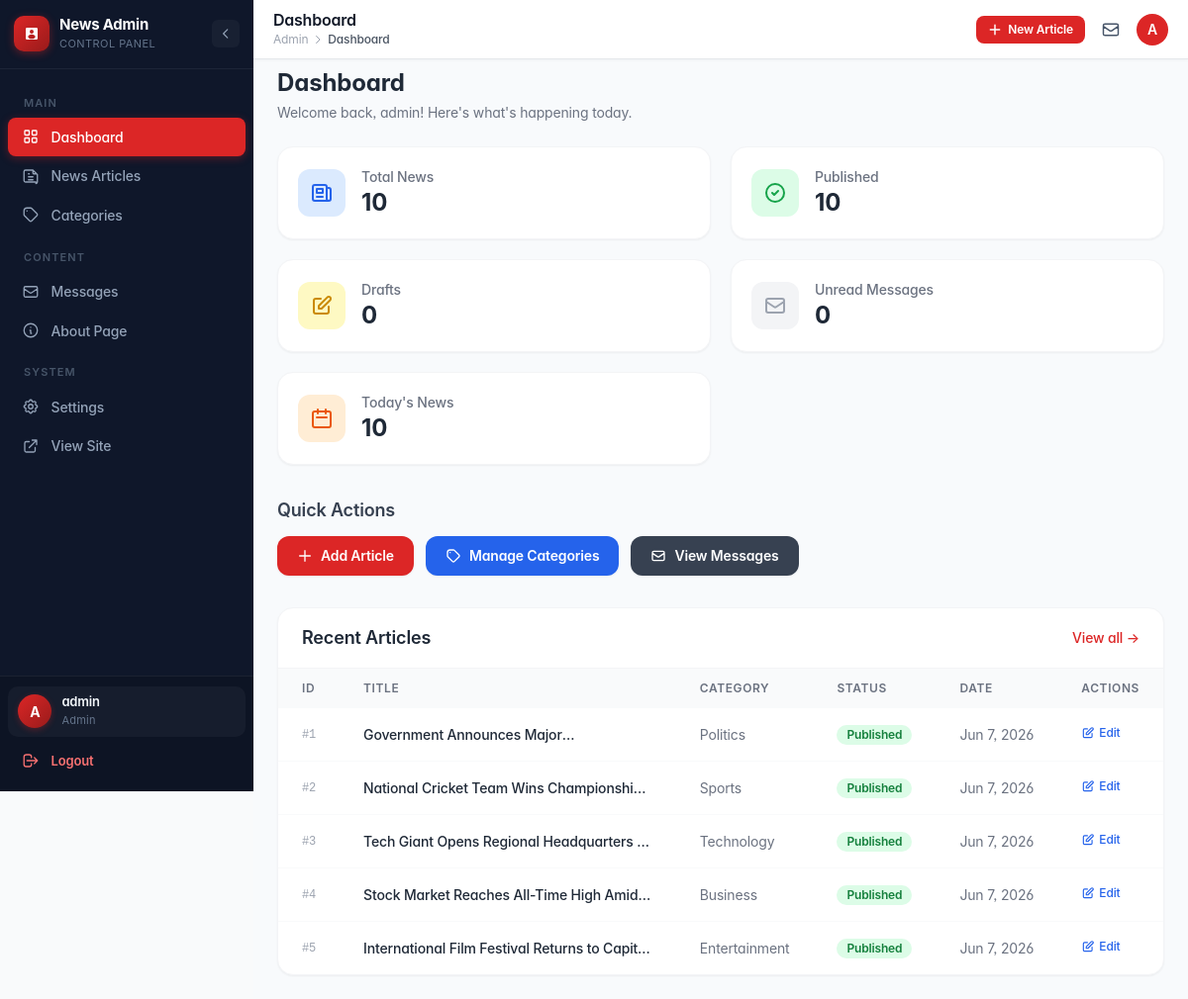
The page /admin/index.php (signed in) on the database its author committed.
### tables this page shows
CREATE TABLE IF NOT EXISTS news (
    id           INT UNSIGNED NOT NULL AUTO_INCREMENT,
    category_id  INT UNSIGNED          DEFAULT NULL,
    title        VARCHAR(300) NOT NULL,
    slug         VARCHAR(320) NOT NULL,
    summary      TEXT,
    body         LONGTEXT     NOT NULL,
    image        VARCHAR(255)          DEFAULT NULL,
    author       VARCHAR(120) NOT NULL DEFAULT 'Admin',
    status       ENUM('draft','published') NOT NULL DEFAULT 'draft',
    is_featured  TINYINT(1)   NOT NULL DEFAULT 0,
    is_breaking  TINYINT(1)   NOT NULL DEFAULT 0,
    views        INT UNSIGNED NOT NULL DEFAULT 0,
    published_at DATETIME              DEFAULT NULL,
    created_at   DATETIME     NOT NULL DEFAULT CURRENT_TIMESTAMP,
    updated_at   DATETIME     NOT NULL DEFAULT CURRENT_TIMESTAMP ON UPDATE CURRENT_TIMESTAMP,
    PRIMARY KEY (id),
    UNIQUE KEY uq_news_slug        (slug),
    KEY idx_news_category_id       (category_id),
    KEY idx_news_status            (status),
    KEY idx_news_is_featured       (is_featured),
    KEY idx_news_is_breaking       (is_breaking),
    KEY idx_news_published_at      (published_at),
    CONSTRAINT fk_news_category FOREIGN KEY (category_id) REFERENCES categories (id) ON DELETE SET NULL ON UPDATE CASCADE
);

CREATE TABLE IF NOT EXISTS categories (
    id         INT UNSIGNED NOT NULL AUTO_INCREMENT,
    name       VARCHAR(100) NOT NULL,
    slug       VARCHAR(120) NOT NULL,
    status     TINYINT(1)   NOT NULL DEFAULT 1,
    created_at DATETIME     NOT NULL DEFAULT CURRENT_TIMESTAMP,
    updated_at DATETIME     NOT NULL DEFAULT CURRENT_TIMESTAMP ON UPDATE CURRENT_TIMESTAMP,
    PRIMARY KEY (id),
    UNIQUE KEY uq_categories_slug (slug),
    KEY idx_categories_status (status)
);

### admin/index.php (the view, shortened to what this page needs)
<?php
require_once '../includes/db.php';
$totalNews    = $pdo->query("SELECT COUNT(*) FROM news")->fetchColumn();
$published    = $pdo->query("SELECT COUNT(*) FROM news WHERE status = 'published'")->fetchColumn();
$drafts       = $pdo->query("SELECT COUNT(*) FROM news WHERE status = 'draft'")->fetchColumn();
$unreadMsgs   = $pdo->query("SELECT COUNT(*) FROM contacts WHERE is_read = 0")->fetchColumn();
$todayNews    = $pdo->query("SELECT COUNT(*) FROM news WHERE DATE(created_at) = CURDATE()")->fetchColumn();
$recentStmt = $pdo->query(
    "SELECT n.id, n.title, n.status, n.created_at, n.views, c.name AS category_name
     FROM news n
     LEFT JOIN categories c ON n.category_id = c.id
     ORDER BY n.created_at DESC
     LIMIT 5"
);
$recentArticles = $recentStmt->fetchAll();
require_once '../components/admin-header.php';
?>
<div class="flex min-h-screen bg-gray-50">
    <?php require_once '../components/admin-sidebar.php'; ?>
    <main class="flex-1 p-6 overflow-auto">
        <div class="mb-6">
            <h1 class="text-2xl font-bold text-gray-800">Dashboard</h1>
            <p class="text-gray-500 text-sm mt-1">Welcome back, <?= htmlspecialchars($_SESSION['admin_username'] ?? 'Admin', ENT_QUOTES, 'UTF-8') ?>! Here's what's happening today.</p>
        </div>
        <div class="grid grid-cols-1 sm:grid-cols-2 xl:grid-cols-3 gap-5 mb-8">
            <div class="bg-white rounded-2xl shadow-sm border border-gray-100 p-5 flex items-center gap-4 hover:shadow-md transition-shadow">
                <div class="w-12 h-12 rounded-xl bg-blue-100 flex items-center justify-center flex-shrink-0">
                    <svg class="w-6 h-6 text-blue-600" fill="none" stroke="currentColor" viewBox="0 0 24 24">
                        <path stroke-linecap="round" stroke-linejoin="round" stroke-width="2"
                              d="M19 20H5a2 2 0 01-2-2V6a2 2 0 012-2h10a2 2 0 012 2v1m2 13a2 2 0 01-2-2V7m2 13a2 2 0 002-2V9a2 2 0 00-2-2h-2m-4-3H9M7 16h6M7 8h6v4H7V8z"/>
                    </svg>
                </div>
                <div>
                    <p class="text-sm text-gray-500 font-medium">Total News</p>
                    <p class="text-2xl font-bold text-gray-800"><?= number_format((int)$totalNews) ?></p>
                </div>
            </div>
            <div class="bg-white rounded-2xl shadow-sm border border-gray-100 p-5 flex items-center gap-4 hover:shadow-md transition-shadow">
                <div class="w-12 h-12 rounded-xl bg-green-100 flex items-center justify-center flex-shrink-0">
                    <svg class="w-6 h-6 text-green-600" fill="none" stroke="currentColor" viewBox="0 0 24 24">
                        <path stroke-linecap="round" stroke-linejoin="round" stroke-width="2"
                              d="M9 12l2 2 4-4m6 2a9 9 0 11-18 0 9 9 0 0118 0z"/>
                    </svg>
                </div>
                <div>
                    <p class="text-sm text-gray-500 font-medium">Published</p>
                    <p class="text-2xl font-bold text-gray-800"><?= number_format((int)$published) ?></p>
                </div>
            </div>
            <div class="bg-white rounded-2xl shadow-sm border border-gray-100 p-5 flex items-center gap-4 hover:shadow-md transition-shadow">
                <div class="w-12 h-12 rounded-xl bg-yellow-100 flex items-center justify-center flex-shrink-0">
                    <svg class="w-6 h-6 text-yellow-600" fill="none" stroke="currentColor" viewBox="0 0 24 24">
                        <path stroke-linecap="round" stroke-linejoin="round" stroke-width="2"
                              d="M11 5H6a2 2 0 00-2 2v11a2 2 0 002 2h11a2 2 0 002-2v-5m-1.414-9.414a2 2 0 112.828 2.828L11.828 15H9v-2.828l8.586-8.586z"/>
                    </svg>
                </div>
                <div>
                    <p class="text-sm text-gray-500 font-medium">Drafts</p>
                    <p class="text-2xl font-bold text-gray-800"><?= number_format((int)$drafts) ?></p>
                </div>
            </div>
            <div class="bg-white rounded-2xl shadow-sm border border-gray-100 p-5 flex items-center gap-4 hover:shadow-md transition-shadow <?= $unreadMsgs > 0 ? 'ring-2 ring-red-200' : '' ?>">
                <div class="w-12 h-12 rounded-xl <?= $unreadMsgs > 0 ? 'bg-red-100' : 'bg-gray-100' ?> flex items-center justify-center flex-shrink-0 relative">
                    <svg class="w-6 h-6 <?= $unreadMsgs > 0 ? 'text-red-600' : 'text-gray-400' ?>" fill="none" stroke="currentColor" viewBox="0 0 24 24">
                        <path stroke-linecap="round" stroke-linejoin="round" stroke-width="2"
                              d="M3 8l7.89 5.26a2 2 0 002.22 0L21 8M5 19h14a2 2 0 002-2V7a2 2 0 00-2-2H5a2 2 0 00-2 2v10a2 2 0 002 2z"/>
                    </svg>
                </div>
                <div>
                    <p class="text-sm text-gray-500 font-medium">Unread Messages</p>
                    <p class="text-2xl font-bold <?= $unreadMsgs > 0 ? 'text-red-600' : 'text-gray-800' ?>"><?= number_format((int)$unreadMsgs) ?></p>
                </div>
            </div>
            <div class="bg-white rounded-2xl shadow-sm border border-gray-100 p-5 flex items-center gap-4 hover:shadow-md transition-shadow">
                <div class="w-12 h-12 rounded-xl bg-orange-100 flex items-center justify-center flex-shrink-0">
                    <svg class="w-6 h-6 text-orange-600" fill="none" stroke="currentColor" viewBox="0 0 24 24">
                        <path stroke-linecap="round" stroke-linejoin="round" stroke-width="2"
                              d="M8 7V3m8 4V3m-9 8h10M5 21h14a2 2 0 002-2V7a2 2 0 00-2-2H5a2 2 0 00-2 2v12a2 2 0 002 2z"/>
                    </svg>
                </div>
                <div>
                    <p class="text-sm text-gray-500 font-medium">Today's News</p>
                    <p class="text-2xl font-bold text-gray-800"><?= number_format((int)$todayNews) ?></p>
                </div>
            </div>
        </div>
        <div class="mb-8">
            <h2 class="text-lg font-semibold text-gray-700 mb-3">Quick Actions</h2>
            <div class="flex flex-wrap gap-3">
                <a href="news-form.php"
                   class="inline-flex items-center gap-2 px-5 py-2.5 bg-red-600 hover:bg-red-700 text-white text-sm font-semibold rounded-xl transition-colors shadow-sm">
                    <svg class="w-4 h-4" fill="none" stroke="currentColor" viewBox="0 0 24 24">
                        <path stroke-linecap="round" stroke-linejoin="round" stroke-width="2" d="M12 4v16m8-8H4"/>
                    </svg>
                    Add Article
                </a>
                <a href="categories.php"
                   class="inline-flex items-center gap-2 px-5 py-2.5 bg-blue-600 hover:bg-blue-700 text-white text-sm font-semibold rounded-xl transition-colors shadow-sm">
                    <svg class="w-4 h-4" fill="none" stroke="currentColor" viewBox="0 0 24 24">
                        <path stroke-linecap="round" stroke-linejoin="round" stroke-width="2" d="M7 7h.01M7 3h5c.512 0 1.024.195 1.414.586l7 7a2 2 0 010 2.828l-7 7a2 2 0 01-2.828 0l-7-7A1.994 1.994 0 013 12V7a4 4 0 014-4z"/>
                    </svg>
                    Manage Categories
                </a>
                <a href="messages.php"
                   class="inline-flex items-center gap-2 px-5 py-2.5 bg-gray-700 hover:bg-gray-800 text-white text-sm font-semibold rounded-xl transition-colors shadow-sm">
                    <svg class="w-4 h-4" fill="none" stroke="currentColor" viewBox="0 0 24 24">
                        <path stroke-linecap="round" stroke-linejoin="round" stroke-width="2" d="M3 8l7.89 5.26a2 2 0 002.22 0L21 8M5 19h14a2 2 0 002-2V7a2 2 0 00-2-2H5a2 2 0 00-2 2v10a2 2 0 002 2z"/>
                    </svg>
                    View Messages
                </a>
            </div>
        </div>
        <div class="bg-white rounded-2xl shadow-sm border border-gray-100">
            <div class="px-6 py-4 border-b border-gray-100 flex items-center justify-between">
                <h2 class="text-lg font-semibold text-gray-800">Recent Articles</h2>
                <a href="news.php" class="text-red-600 hover:text-red-700 text-sm font-medium">View all →</a>
            </div>
            <div class="overflow-x-auto">
                <table class="w-full text-sm">
                    <thead>
                        <tr class="bg-gray-50 text-left">
                            <th class="px-6 py-3 text-xs font-semibold text-gray-500 uppercase tracking-wider">ID</th>
                            <th class="px-6 py-3 text-xs font-semibold text-gray-500 uppercase tracking-wider">Title</th>
                            <th class="px-6 py-3 text-xs font-semibold text-gray-500 uppercase tracking-wider">Category</th>
                            <th class="px-6 py-3 text-xs font-semibold text-gray-500 uppercase tracking-wider">Status</th>
                            <th class="px-6 py-3 text-xs font-semibold text-gray-500 uppercase tracking-wider">Date</th>
                            <th class="px-6 py-3 text-xs font-semibold text-gray-500 uppercase tracking-wider">Actions</th>
                        </tr>
                    </thead>
                    <tbody class="divide-y divide-gray-50">
                        <?php if (empty($recentArticles)): ?>
                            <tr>
                                <td colspan="6" class="px-6 py-10 text-center text-gray-400">
                                    No articles yet. <a href="news-form.php" class="text-red-600 hover:underline">Create one</a>
                                </td>
                            </tr>
                        <?php else: ?>
                            <?php foreach ($recentArticles as $article): ?>
                                <tr class="hover:bg-gray-50 transition-colors">
                                    <td class="px-6 py-4 text-gray-400 font-mono text-xs">#<?= $article['id'] ?></td>
                                    <td class="px-6 py-4">
                                        <p class="font-medium text-gray-800 line-clamp-1 max-w-xs">
                                            <?= htmlspecialchars($article['title'], ENT_QUOTES, 'UTF-8') ?>
                                        </p>
                                    </td>
                                    <td class="px-6 py-4 text-gray-500">
                                        <?= htmlspecialchars($article['category_name'] ?? 'Uncategorised', ENT_QUOTES, 'UTF-8') ?>
                                    </td>
                                    <td class="px-6 py-4">
                                        <?php if ($article['status'] === 'published'): ?>
                                            <span class="inline-flex items-center px-2.5 py-0.5 rounded-full text-xs font-semibold bg-green-100 text-green-700">
                                                Published
                                            </span>
                                        <?php else: ?>
                                            <span class="inline-flex items-center px-2.5 py-0.5 rounded-full text-xs font-semibold bg-yellow-100 text-yellow-700">
                                                Draft
                                            </span>
                                        <?php endif; ?>
                                    </td>
                                    <td class="px-6 py-4 text-gray-500 whitespace-nowrap">
                                        <?= date('M j, Y', strtotime($article['created_at'])) ?>
                                    </td>
                                    <td class="px-6 py-4">
                                        <a href="news-form.php?id=<?= $article['id'] ?>"
                                           class="inline-flex items-center gap-1 text-blue-600 hover:text-blue-700 text-xs font-medium">
                                            <svg class="w-3.5 h-3.5" fill="none" stroke="currentColor" viewBox="0 0 24 24">
                                                <path stroke-linecap="round" stroke-linejoin="round" stroke-width="2"
                                                      d="M11 5H6a2 2 0 00-2 2v11a2 2 0 002 2h11a2 2 0 002-2v-5m-1.414-9.414a2 2 0 112.828 2.828L11.828 15H9v-2.828l8.586-8.586z"/>
                                            </svg>
                                            Edit
                                        </a>
                                    </td>
                                </tr>
                            <?php endforeach; ?>
                        <?php endif; ?>
                    </tbody>
                </table>
            </div>
        </div>
    </main>
</div>
</body>
</html>

### rows shown on the page
news: id "1", title "Government Announces…", category.name "Politics", status "Published", created_at "Jun 7, 2026"
news: id "2", title "National Cricket Team Wins…", category.name "Sports", status "Published", created_at "Jun 7, 2026"
news: id "3", title "Tech Giant Opens Regional Headquarters…", category.name "Technology", status "Published", created_at "Jun 7, 2026"
news: id "4", title "Stock Market Reaches All-Time High…", category.name "Business", status "Published", created_at "Jun 7, 2026"
news: id "5", title "International Film Festival Returns to…", category.name "Entertainment", status "Published", created_at "Jun 7, 2026"

### other values the page prints
$avatarChar "A"
$adminUser['username'] "admin"
$adminUser['role'] "Admin"
$adminPageTitle "Dashboard"
$_SESSION['admin_username'] "admin"
$totalNews "10"
$published "10"
$drafts "0"
$unreadMsgs "0"
$todayNews "10"
